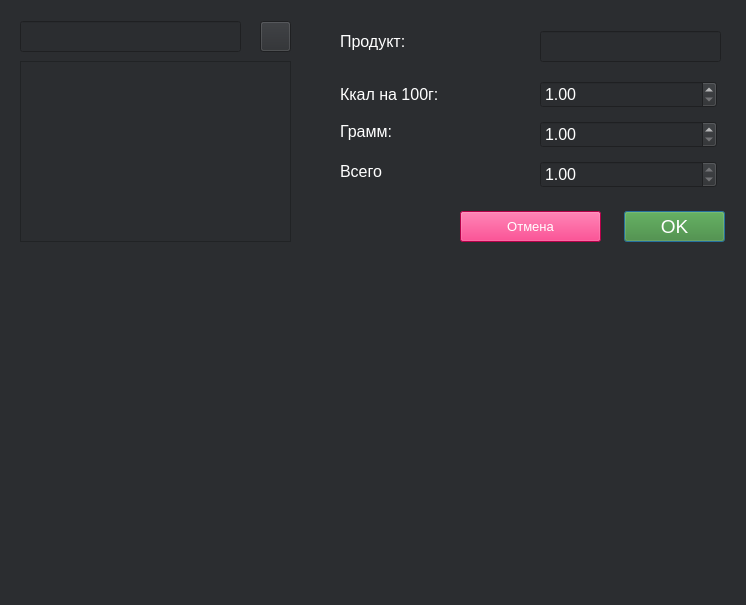
<?xml version="1.0" encoding="UTF-8"?>
<ui version="4.0">
 <class>Dialog</class>
 <widget class="QDialog" name="Dialog">
  <property name="geometry">
   <rect>
    <x>0</x>
    <y>0</y>
    <width>746</width>
    <height>605</height>
   </rect>
  </property>
  <property name="minimumSize">
   <size>
    <width>746</width>
    <height>605</height>
   </size>
  </property>
  <property name="maximumSize">
   <size>
    <width>746</width>
    <height>605</height>
   </size>
  </property>
  <property name="windowTitle">
   <string>Dialog</string>
  </property>
  <property name="windowIcon">
   <iconset>
    <normaloff>../images/plus.png</normaloff>../images/plus.png</iconset>
  </property>
  <property name="styleSheet">
   <string notr="true">background-color: #2B2D30;</string>
  </property>
  <widget class="QPushButton" name="OKButton">
   <property name="geometry">
    <rect>
     <x>624</x>
     <y>211</y>
     <width>101</width>
     <height>31</height>
    </rect>
   </property>
   <property name="font">
    <font>
     <pointsize>14</pointsize>
    </font>
   </property>
   <property name="styleSheet">
    <string notr="true">background-color: rgb(60, 133, 39);
color: rgb(255, 255, 255);</string>
   </property>
   <property name="text">
    <string>OK</string>
   </property>
  </widget>
  <widget class="QPushButton" name="QuitButton">
   <property name="geometry">
    <rect>
     <x>460</x>
     <y>211</y>
     <width>141</width>
     <height>31</height>
    </rect>
   </property>
   <property name="font">
    <font>
     <pointsize>10</pointsize>
    </font>
   </property>
   <property name="styleSheet">
    <string notr="true">background-color: rgb(255, 0, 102);
color: rgb(255, 255, 255);</string>
   </property>
   <property name="text">
    <string>Отмена</string>
   </property>
  </widget>
  <widget class="QLineEdit" name="product_name">
   <property name="geometry">
    <rect>
     <x>540</x>
     <y>31</y>
     <width>181</width>
     <height>31</height>
    </rect>
   </property>
   <property name="font">
    <font>
     <pointsize>9</pointsize>
    </font>
   </property>
   <property name="styleSheet">
    <string notr="true">color: rgb(255, 255, 255);</string>
   </property>
  </widget>
  <widget class="QLabel" name="label_2">
   <property name="geometry">
    <rect>
     <x>340</x>
     <y>31</y>
     <width>191</width>
     <height>21</height>
    </rect>
   </property>
   <property name="font">
    <font>
     <pointsize>12</pointsize>
     <weight>50</weight>
     <bold>false</bold>
    </font>
   </property>
   <property name="styleSheet">
    <string notr="true">color: rgb(255, 255, 255);</string>
   </property>
   <property name="text">
    <string>Продукт:</string>
   </property>
  </widget>
  <widget class="QDoubleSpinBox" name="kcal">
   <property name="geometry">
    <rect>
     <x>540</x>
     <y>81</y>
     <width>177</width>
     <height>27</height>
    </rect>
   </property>
   <property name="font">
    <font>
     <pointsize>12</pointsize>
    </font>
   </property>
   <property name="styleSheet">
    <string notr="true">border-color: rgb(255, 255, 255);
color: rgb(255, 255, 255);</string>
   </property>
   <property name="readOnly">
    <bool>false</bool>
   </property>
   <property name="minimum">
    <double>1.000000000000000</double>
   </property>
   <property name="maximum">
    <double>999999999999999983222784.000000000000000</double>
   </property>
  </widget>
  <widget class="QLabel" name="label_3">
   <property name="geometry">
    <rect>
     <x>340</x>
     <y>81</y>
     <width>177</width>
     <height>27</height>
    </rect>
   </property>
   <property name="font">
    <font>
     <pointsize>12</pointsize>
     <weight>50</weight>
     <bold>false</bold>
    </font>
   </property>
   <property name="styleSheet">
    <string notr="true">color: rgb(255, 255, 255);</string>
   </property>
   <property name="text">
    <string>Ккал на 100г:</string>
   </property>
  </widget>
  <widget class="QLabel" name="label_4">
   <property name="geometry">
    <rect>
     <x>340</x>
     <y>121</y>
     <width>181</width>
     <height>21</height>
    </rect>
   </property>
   <property name="font">
    <font>
     <pointsize>12</pointsize>
     <weight>50</weight>
     <bold>false</bold>
    </font>
   </property>
   <property name="styleSheet">
    <string notr="true">color: rgb(255, 255, 255);</string>
   </property>
   <property name="text">
    <string>Грамм:</string>
   </property>
  </widget>
  <widget class="QDoubleSpinBox" name="weight">
   <property name="geometry">
    <rect>
     <x>540</x>
     <y>121</y>
     <width>177</width>
     <height>27</height>
    </rect>
   </property>
   <property name="font">
    <font>
     <pointsize>12</pointsize>
    </font>
   </property>
   <property name="styleSheet">
    <string notr="true">border-color: rgb(255, 255, 255);
color: rgb(255, 255, 255);</string>
   </property>
   <property name="readOnly">
    <bool>false</bool>
   </property>
   <property name="minimum">
    <double>1.000000000000000</double>
   </property>
   <property name="maximum">
    <double>100000000000000000000.000000000000000</double>
   </property>
  </widget>
  <widget class="QListWidget" name="productList">
   <property name="geometry">
    <rect>
     <x>20</x>
     <y>61</y>
     <width>271</width>
     <height>181</height>
    </rect>
   </property>
   <property name="styleSheet">
    <string notr="true">color: rgb(255, 255, 255);</string>
   </property>
  </widget>
  <widget class="QLineEdit" name="search_line">
   <property name="geometry">
    <rect>
     <x>20</x>
     <y>21</y>
     <width>221</width>
     <height>31</height>
    </rect>
   </property>
   <property name="font">
    <font>
     <pointsize>10</pointsize>
    </font>
   </property>
   <property name="styleSheet">
    <string notr="true">color: rgb(255, 255, 255);</string>
   </property>
  </widget>
  <widget class="QPushButton" name="searchButton">
   <property name="geometry">
    <rect>
     <x>260</x>
     <y>21</y>
     <width>31</width>
     <height>31</height>
    </rect>
   </property>
   <property name="text">
    <string/>
   </property>
   <property name="icon">
    <iconset>
     <normaloff>../images/search.png</normaloff>../images/search.png</iconset>
   </property>
   <property name="iconSize">
    <size>
     <width>50</width>
     <height>50</height>
    </size>
   </property>
  </widget>
  <widget class="QDoubleSpinBox" name="total_kcal">
   <property name="geometry">
    <rect>
     <x>540</x>
     <y>161</y>
     <width>177</width>
     <height>27</height>
    </rect>
   </property>
   <property name="font">
    <font>
     <pointsize>12</pointsize>
    </font>
   </property>
   <property name="styleSheet">
    <string notr="true">border-color: rgb(255, 255, 255);
color: rgb(255, 255, 255);</string>
   </property>
   <property name="readOnly">
    <bool>true</bool>
   </property>
   <property name="minimum">
    <double>1.000000000000000</double>
   </property>
   <property name="maximum">
    <double>99999999999999991611392.000000000000000</double>
   </property>
  </widget>
  <widget class="QLabel" name="label_5">
   <property name="geometry">
    <rect>
     <x>340</x>
     <y>161</y>
     <width>181</width>
     <height>21</height>
    </rect>
   </property>
   <property name="font">
    <font>
     <pointsize>12</pointsize>
     <weight>50</weight>
     <bold>false</bold>
    </font>
   </property>
   <property name="styleSheet">
    <string notr="true">color: rgb(255, 255, 255);</string>
   </property>
   <property name="text">
    <string>Всего</string>
   </property>
  </widget>
  <widget class="QWidget" name="verticalLayoutWidget">
   <property name="geometry">
    <rect>
     <x>20</x>
     <y>260</y>
     <width>701</width>
     <height>331</height>
    </rect>
   </property>
   <layout class="QVBoxLayout" name="graph_layout"/>
  </widget>
 </widget>
 <resources/>
 <connections/>
</ui>
